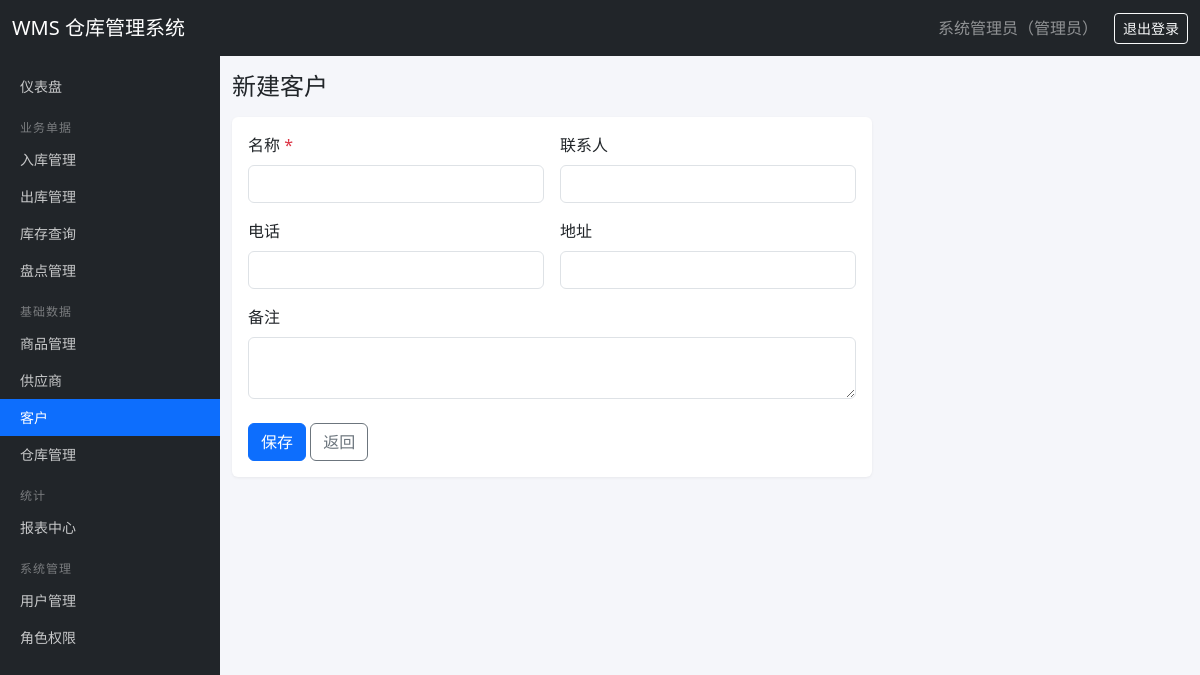
/customers/create (signed in), run on the app's committed database.
### tables this page shows
CREATE TABLE users (
    id INTEGER PRIMARY KEY AUTOINCREMENT,
    username TEXT UNIQUE NOT NULL,
    password_hash TEXT NOT NULL,
    real_name TEXT DEFAULT '',
    email TEXT DEFAULT '',
    phone TEXT DEFAULT '',
    is_active INTEGER DEFAULT 1,
    created_at TEXT DEFAULT (datetime('now', 'localtime'))
);

CREATE TABLE roles (
    id INTEGER PRIMARY KEY AUTOINCREMENT,
    name TEXT UNIQUE NOT NULL,
    description TEXT DEFAULT '',
    created_at TEXT DEFAULT (datetime('now', 'localtime'))
);

CREATE TABLE permissions (
    id INTEGER PRIMARY KEY AUTOINCREMENT,
    code TEXT UNIQUE NOT NULL,
    name TEXT NOT NULL,
    module TEXT NOT NULL
);

### routes/customer.py (the view, shortened to what this page needs)
@bp.route('/create', methods=['GET', 'POST'])
@permission_required('customer:create')
def create():
    return render_template('customer_form.html', customer=None)

### auth.py (called while the page is built)
def load_user_permissions(user_id):
    rows = get_db().execute(
        '''SELECT DISTINCT p.code FROM permissions p
           JOIN role_permissions rp ON rp.permission_id = p.id
           JOIN user_roles ur ON ur.role_id = rp.role_id
           WHERE ur.user_id = ?''', (user_id,)).fetchall()
    return {r['code'] for r in rows}

@login_manager.user_loader
def load_user(user_id):
    row = get_db().execute('SELECT * FROM users WHERE id = ?', (user_id,)).fetchone()
    if row is None or not row['is_active']:
        return None
    return User(row, load_user_permissions(row['id']))

def permission_required(code):
    def decorator(view):
        @wraps(view)
        def wrapped(*args, **kwargs):
            if not current_user.is_authenticated:
                return login_manager.unauthorized()
            if not current_user.has_perm(code):
                abort(403)
            return view(*args, **kwargs)
        return wrapped
    return decorator

    @property
    def is_active(self):
        return self._active

    def has_perm(self, code):
        return code in self.permissions

    def role_names(self):
        rows = get_db().execute(
            '''SELECT r.name FROM roles r
               JOIN user_roles ur ON ur.role_id = r.id
               WHERE ur.user_id = ?''', (self.id,)).fetchall()
        return '、'.join(r['name'] for r in rows) or '未分配角色'

### db.py (called while the page is built)
def get_db():
    if 'db' not in g:
        g.db = sqlite3.connect(current_app.config['DATABASE'])
        g.db.row_factory = sqlite3.Row
        g.db.execute('PRAGMA foreign_keys = ON')
    return g.db

### templates/customer_form.html (shortened to what this page needs)
{% extends 'base.html' %}
{% block content %}
<h4 class="mb-3">{{ '编辑客户' if customer else '新建客户' }}</h4>
<div class="card" style="max-width: 640px;">
  <div class="card-body">
    <form method="post">
      <div class="row g-3">
        <div class="col-md-6">
          <label class="form-label">名称 <span class="text-danger">*</span></label>
          <input type="text" name="name" class="form-control" value="{{ customer['name'] if customer else '' }}" required>
        </div>
        <div class="col-md-6">
          <label class="form-label">联系人</label>
          <input type="text" name="contact" class="form-control" value="{{ customer['contact'] if customer else '' }}">
        </div>
        <div class="col-md-6">
          <label class="form-label">电话</label>
          <input type="text" name="phone" class="form-control" value="{{ customer['phone'] if customer else '' }}">
        </div>
        <div class="col-md-6">
          <label class="form-label">地址</label>
          <input type="text" name="address" class="form-control" value="{{ customer['address'] if customer else '' }}">
        </div>
        <div class="col-12">
          <label class="form-label">备注</label>
          <textarea name="remark" class="form-control" rows="2">{{ customer['remark'] if customer else '' }}</textarea>
        </div>
      </div>
      <div class="mt-4">
        <button type="submit" class="btn btn-primary">保存</button>
        <a href="{{ url_for('customer.index') }}" class="btn btn-outline-secondary">返回</a>
      </div>
    </form>
  </div>
</div>
{% endblock %}

### templates/base.html (shortened to what this page needs)
<!doctype html>
<html lang="zh-CN">
<head>
  <link href="https://cdn.jsdelivr.net/npm/bootstrap@5.3.3/dist/css/bootstrap.min.css" rel="stylesheet">
  <link rel="stylesheet" href="{{ url_for('static', filename='css/style.css') }}">
</head>
<body>
<nav class="navbar navbar-dark bg-dark fixed-top">
  <div class="container-fluid">
    <a class="navbar-brand" href="{{ url_for('dashboard.index') }}">WMS 仓库管理系统</a>
    <div class="d-flex align-items-center text-white-50">
      {% if current_user.is_authenticated %}
        <span class="me-3">{{ current_user.real_name or current_user.username }}（{{ current_user.role_names() }}）</span>
        <a class="btn btn-sm btn-outline-light" href="{{ url_for('auth.logout') }}">退出登录</a>
      {% else %}
        <a class="btn btn-sm btn-outline-light" href="{{ url_for('auth.login') }}">登录</a>
      {% endif %}
    </div>
  </div>
</nav>
{% if current_user.is_authenticated %}
<nav class="sidebar">
  <ul class="nav flex-column">
    <li class="nav-item">
      <a class="nav-link {{ 'active' if request.blueprint == 'dashboard' }}" href="{{ url_for('dashboard.index') }}">仪表盘</a>
    </li>
    {% if current_user.has_perm('stock_in:view') or current_user.has_perm('stock_out:view') or current_user.has_perm('inventory:view') or current_user.has_perm('stock_check:view') %}
    <li class="menu-header">业务单据</li>
      {% if current_user.has_perm('stock_in:view') %}
      <li class="nav-item"><a class="nav-link {{ 'active' if request.blueprint == 'stock_in' }}" href="{{ url_for('stock_in.index') }}">入库管理</a></li>
      {% endif %}
      {% if current_user.has_perm('stock_out:view') %}
      <li class="nav-item"><a class="nav-link {{ 'active' if request.blueprint == 'stock_out' }}" href="{{ url_for('stock_out.index') }}">出库管理</a></li>
      {% endif %}
      {% if current_user.has_perm('inventory:view') %}
      <li class="nav-item"><a class="nav-link {{ 'active' if request.blueprint == 'inventory' }}" href="{{ url_for('inventory.index') }}">库存查询</a></li>
      {% endif %}
      {% if current_user.has_perm('stock_check:view') %}
      <li class="nav-item"><a class="nav-link {{ 'active' if request.blueprint == 'stock_check' }}" href="{{ url_for('stock_check.index') }}">盘点管理</a></li>
      {% endif %}
    {% endif %}
    {% if current_user.has_perm('product:view') or current_user.has_perm('supplier:view') or current_user.has_perm('customer:view') or current_user.has_perm('warehouse:view') %}
    <li class="menu-header">基础数据</li>
      {% if current_user.has_perm('product:view') %}
      <li class="nav-item"><a class="nav-link {{ 'active' if request.blueprint == 'product' }}" href="{{ url_for('product.index') }}">商品管理</a></li>
      {% endif %}
      {% if current_user.has_perm('supplier:view') %}
      <li class="nav-item"><a class="nav-link {{ 'active' if request.blueprint == 'supplier' }}" href="{{ url_for('supplier.index') }}">供应商</a></li>
      {% endif %}
      {% if current_user.has_perm('customer:view') %}
      <li class="nav-item"><a class="nav-link {{ 'active' if request.blueprint == 'customer' }}" href="{{ url_for('customer.index') }}">客户</a></li>
      {% endif %}
      {% if current_user.has_perm('warehouse:view') %}
      <li class="nav-item"><a class="nav-link {{ 'active' if request.blueprint == 'warehouse' }}" href="{{ url_for('warehouse.index') }}">仓库管理</a></li>
      {% endif %}
    {% endif %}
    {% if current_user.has_perm('report:view') %}
    <li class="menu-header">统计</li>
    <li class="nav-item"><a class="nav-link {{ 'active' if request.blueprint == 'report' }}" href="{{ url_for('report.index') }}">报表中心</a></li>
    {% endif %}
    {% if current_user.has_perm('user:view') or current_user.has_perm('role:view') %}
    <li class="menu-header">系统管理</li>
      {% if current_user.has_perm('user:view') %}
      <li class="nav-item"><a class="nav-link {{ 'active' if request.blueprint == 'user' }}" href="{{ url_for('user.index') }}">用户管理</a></li>
      {% endif %}
      {% if current_user.has_perm('role:view') %}
      <li class="nav-item"><a class="nav-link {{ 'active' if request.blueprint == 'role' }}" href="{{ url_for('role.index') }}">角色权限</a></li>
      {% endif %}
    {% endif %}
  </ul>
</nav>
{% endif %}
<main class="{{ 'with-sidebar' if current_user.is_authenticated else 'no-sidebar' }}">
  <div class="container-fluid py-3">
    {% block content %}{% endblock %}
  </div>
</main>
</body>
</html>

### static/css/style.css (style rules this page uses)
body { padding-top: 56px; background-color: #f5f6fa; }
.sidebar { position: fixed; top: 56px; left: 0; bottom: 0; width: 220px; background: #212529; overflow-y: auto; padding: 12px 0; z-index: 1000; }
.sidebar .nav-link { color: rgba(255, 255, 255, 0.75); padding: 8px 20px; font-size: 14px; }
.sidebar .nav-link.active { color: #fff; background: #0d6efd; }
.sidebar .menu-header { color: rgba(255, 255, 255, 0.4); font-size: 12px; padding: 14px 20px 4px; text-transform: uppercase; letter-spacing: 1px; }
main.with-sidebar { margin-left: 220px; }
.card { border: none; box-shadow: 0 1px 3px rgba(0, 0, 0, 0.06); }

### data on the page
users: real_name "系统管理员"
roles: role_names "管理员"
permissions: name "新建客户"
